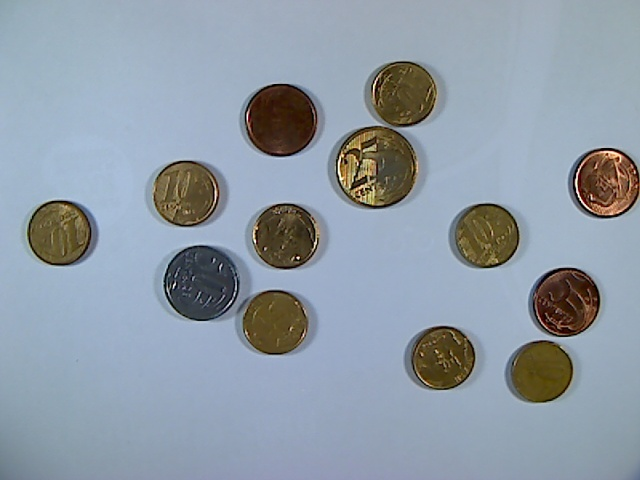
#> input picture Assignment 1/coin/170_1479423258.jpg, 640 x 480 px; its folder holds only this picture in this run
$ jupyter execute coin_detection.ipynb   (shell and % lines are left out)
#> lines starting #> are read from the running program, lines starting #| are printed output that depends on the picture; after the words box and inside, x2 and y2 are one past the last pixel; in counts of white or black regions, pixels touching at a corner belong together
[cell 1]
import cv2
import numpy as np
import matplotlib.pyplot as plt
import math
import glob
#from PIL import Image
#from IPython.display import Image

[cell 2]
path = 'C:/Users/syukri.talib/Documents/Github Syukta8/KPT_MachineLearning/Assignment 1/coin/'

[cell 3]
imagefiles = glob.glob(path+"*")
imagefiles.sort()
images = []
for filename in imagefiles:
    img = cv2.imread(filename)
#> img is the input picture: shape (480, 640, 3); mean B, G, R 166.1, 154.7, 143.3
    img = cv2.cvtColor(img, cv2.COLOR_BGR2RGB)
    images.append(img)
num_images = len(images)
#> num_images = 1

plt.figure(figsize=[30,10])
num_cols = 1
num_rows = math.ceil(num_images / num_cols)
#> num_rows = 1
for i in range(0, num_images):
    plt.subplot(num_rows, num_cols, i+1)
    plt.axis('off')
    plt.imshow(images[i])

[cell 4]
circle = []
newImg = []
for image in images:
    img = image.copy()
    height, width = img.shape[:2]
    maxRadius = int(1.1*(height/12)/2)
    minRadius = int(0.9*(width/12)/2)

  #convert grayscale
    gryimg = cv2.cvtColor(img, cv2.COLOR_BGR2GRAY)
    color_covert = cv2.cvtColor(gryimg, cv2.COLOR_BGR2RGB)

  #blur
    blurimg = cv2.medianBlur(gryimg, 9)

  #edge detection
    canny = cv2.Canny(blurimg,85,255)

  #dilation
    kernel = np.ones((1,1),np.uint8)
    dilation = cv2.dilate(canny, kernel, iterations=1)

  #hough transform
    rows = dilation.shape[0]
    circles = cv2.HoughCircles(dilation, cv2.HOUGH_GRADIENT, 1, rows / 8,
                               param1=100, param2=30,
                               minRadius=20,
                               maxRadius=200)
    circles = np.uint16(np.around(circles))
    #print(type(circles))
    totCircle = []
    for i in circles[0,:]:
        # draw the outer circle
        img = cv2.circle(img, (i[0],i[1]), 1, (0, 100, 100), 3)
        img = cv2.circle(img, (i[0],i[1]), i[2], (255, 0, 255), 3)
        totCircle.append(i)
    circle.append(len(totCircle))
    newImg.append(img)
#> this loop made 1 pass
#> (height, width, maxRadius, minRadius, kernel, rows) on pass 1: (480, 640, 22, 24, [1], 480)
#> pass 1, `gryimg = cv2.cvtColor(img, cv2.COLOR_BGR2GRAY)`:
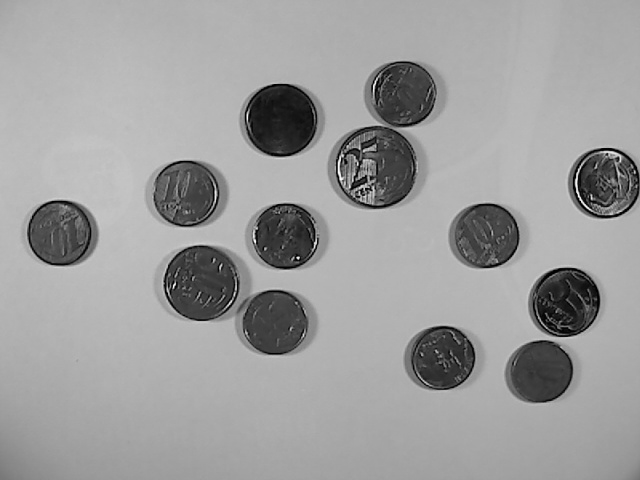
#> gryimg: shape (480, 640); min 0, max 251, mean 156.8
#> pass 1, `blurimg = cv2.medianBlur(gryimg, 9)`:
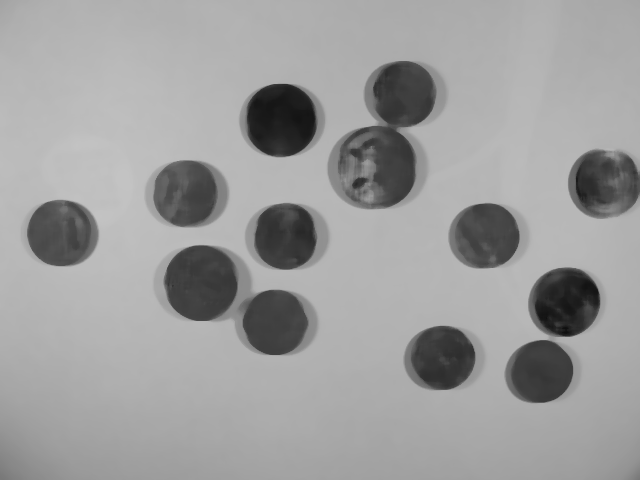
#> blurimg: shape (480, 640); min 15, max 195, mean 157.2
#> pass 1, `canny = cv2.Canny(blurimg,85,255)`:
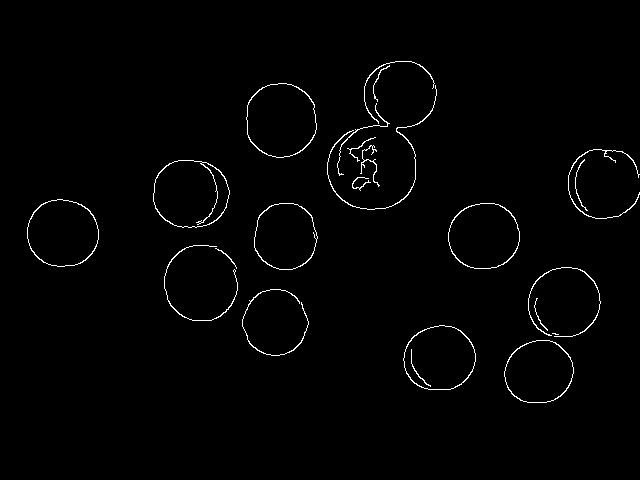
#> canny: shape (480, 640); 1.3% white in thin lines or dots, all inside (x1, y1, x2, y2) = (27, 61, 640, 403)
#> after the loop:
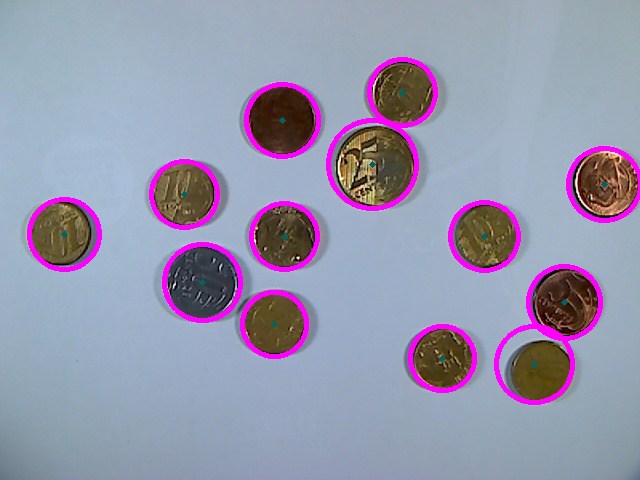
#> img: shape (480, 640, 3); mean R, G, B 149.9, 149.5, 172.8
#> after the loop, circle = [13]; newImg = 1 item

[cell 5]
print('Total available circle is', circle)
#| Total available circle is [13]
plt.figure(figsize=[30,10])
num_cols = len(images)
#> num_cols = 1
num_rows = math.ceil(len(images) / num_cols)
for i in range(0, len(images)):
    plt.subplot(num_rows, num_cols, i+1)
    plt.axis('off')
    plt.imshow(newImg[i])
#> this loop made 1 pass
